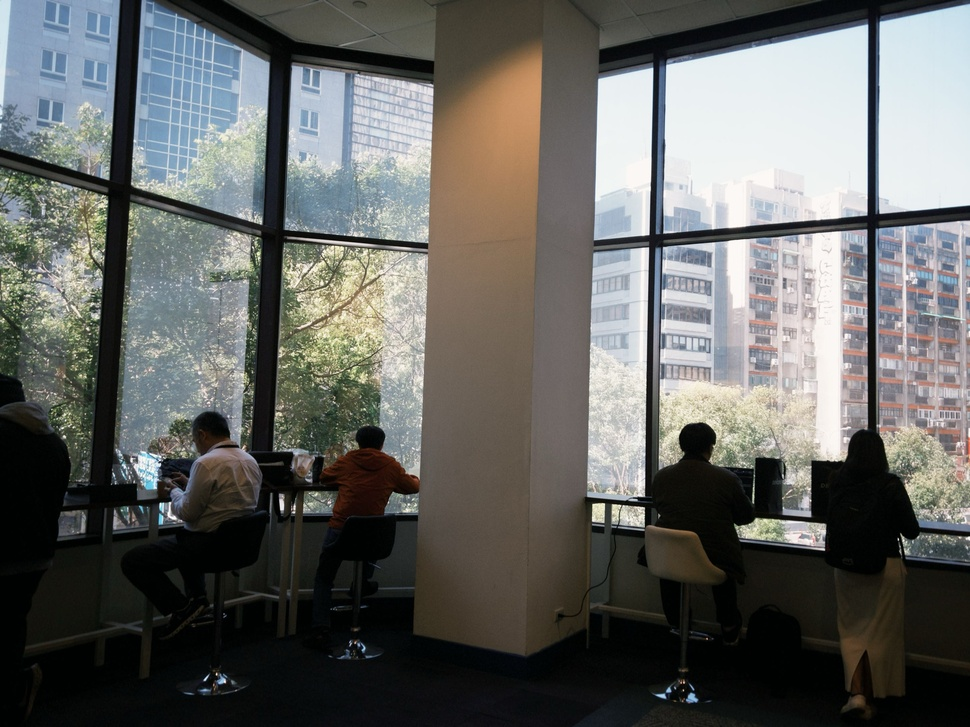
%> input picture Image-Enhancement/assets/P01.jpg, 970 x 727 px, shrunk from 2880 x 2160 before the run; the run also reads 2 pictures not shown here
$ octave task_a.m   (GNU Octave 9; MATLAB toolbox functions it lacks are replaced by stand-ins)
%> lines starting %> are read from the running program, lines starting %| are printed output that depends on the picture
%[text] # Task A: 圖像診斷與數據分析
%[text] 計算 P01、P02、P03、T01、T02 五張影像的灰階 Mean、Std 及 RGB 各通道平均值，並繪製灰階直方圖以判斷問題類型。
%%
%[text] ## 統計計算
imgs  = {'assets/P01.jpg','assets/P02.jpg','assets/P03.jpg', ...
         'assets/T01.jpg','assets/T02.jpg'};
names = {'P01','P02','P03','T01','T02'};
n = numel(imgs);
means   = zeros(n,1);
stds    = zeros(n,1);
r_means = zeros(n,1);
g_means = zeros(n,1);
b_means = zeros(n,1);
for i = 1:n
    img  = imread(imgs{i});
%> img is the input picture: size 727x970x3 uint8; mean R, G, B 100.1, 101.1, 98.2
    if size(img,3) == 1
        img = repmat(img,1,1,3);
    end
    gray = rgb2gray(img);
    gd   = double(gray(:));
    means(i)   = mean(gd);
    stds(i)    = std(gd);
    r_means(i) = mean(double(img(:,:,1)), 'all');
    g_means(i) = mean(double(img(:,:,2)), 'all');
    b_means(i) = mean(double(img(:,:,3)), 'all');
end
%> pass 2 of the loop `for i = 1:n`:
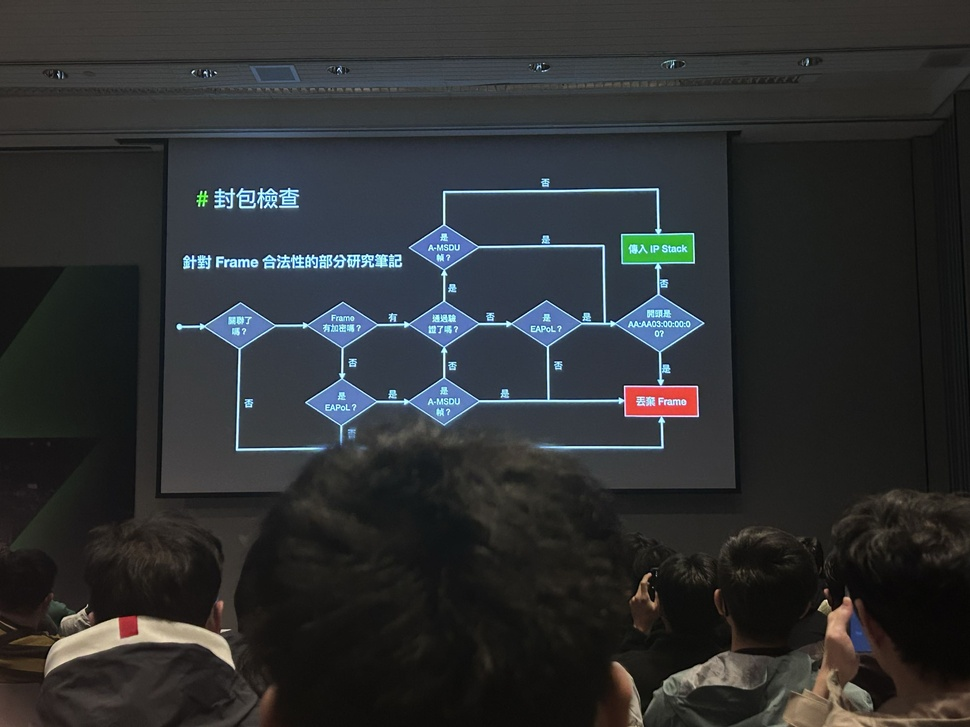
%> input picture Image-Enhancement/assets/P02.jpg, 970 x 727 px, shrunk from 2880 x 2160 before the run
%> img is the input picture: size 727x970x3 uint8; mean R, G, B 46.1, 48.3, 49.9
%> `gray = rgb2gray(img);`:
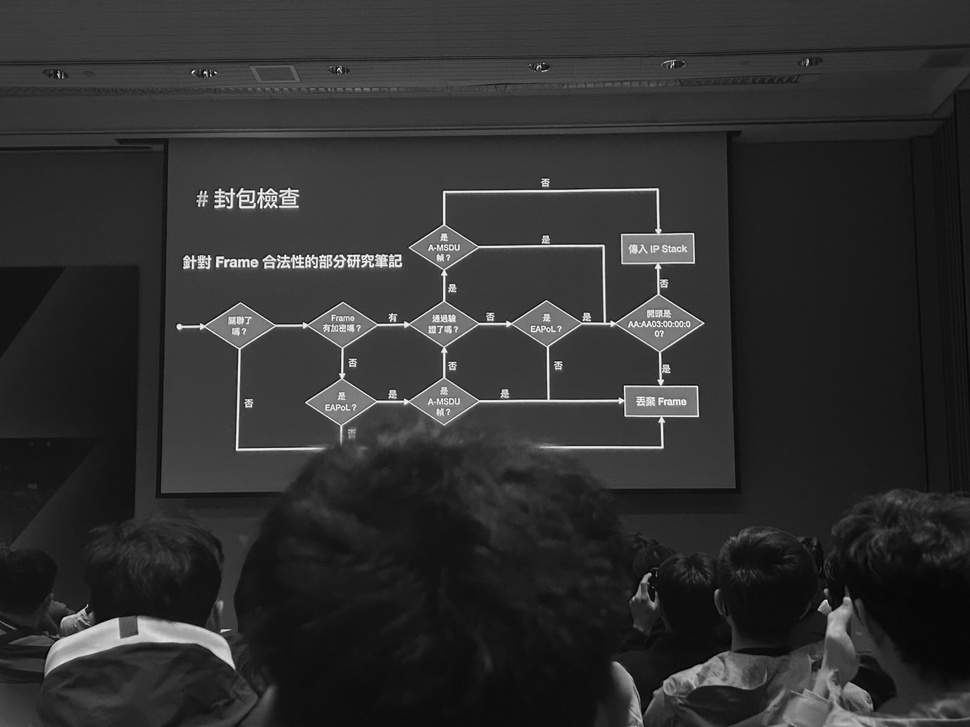
%> gray: size 727x970 uint8; min 0, max 253, mean 47.8
%> pass 3 of the loop `for i = 1:n`:
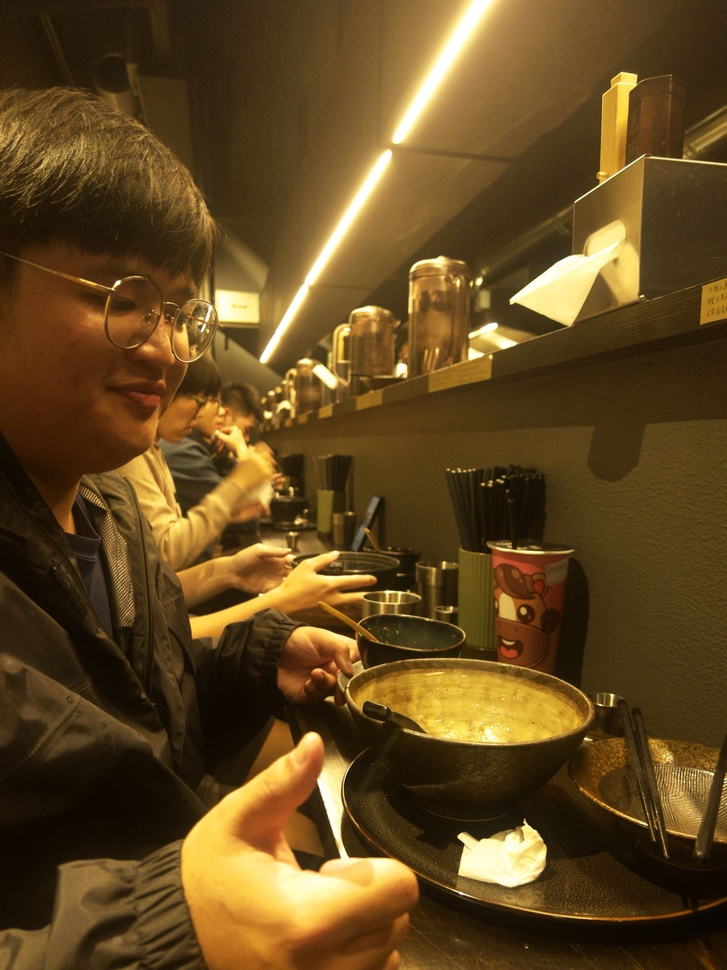
%> input picture Image-Enhancement/assets/P03.jpg, 727 x 970 px, shrunk from 2160 x 2880 before the run
%> img is the input picture: size 970x727x3 uint8; mean R, G, B 99, 72.9, 32.5
%> `gray = rgb2gray(img);`:
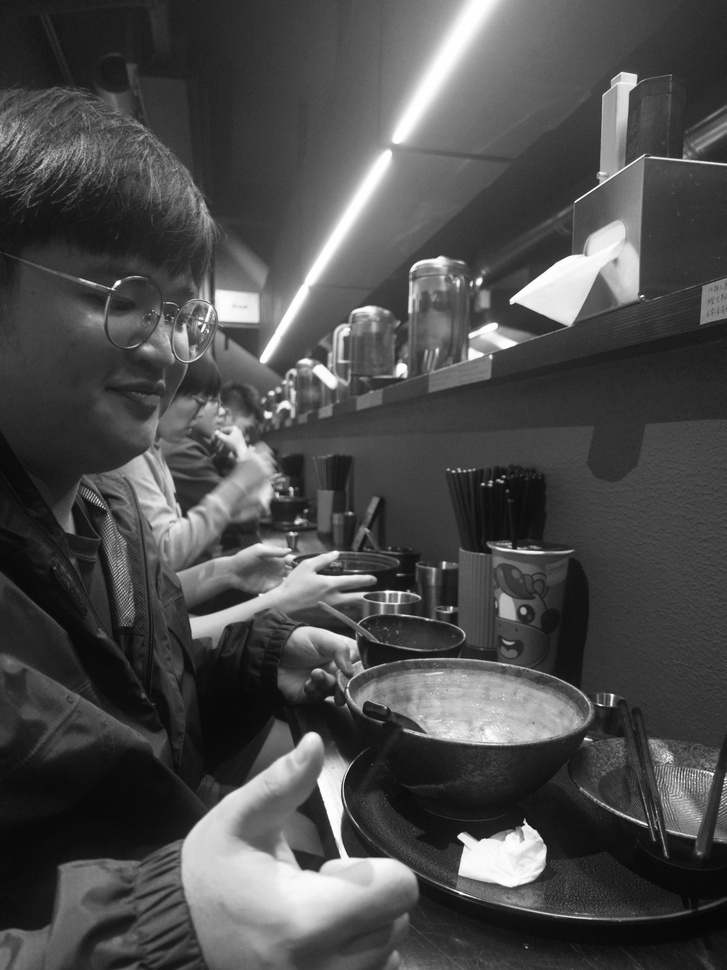
%> gray: size 970x727 uint8; min 5, max 255, mean 76.1
%> the loop made 5 passes; the first 3 are shown
%%
%[text] ## 統計結果表格
%[text] 各圖灰階 Mean、Std 及 RGB 各通道平均值如下。
T = table(names', means, stds, r_means, g_means, b_means, ...
    'VariableNames', {'Image','Mean','Std','R_Mean','G_Mean','B_Mean'});
disp(T)
%%
%[text] ## 判斷依據
%[text] - **P01（亮度問題）**：Mean 偏低（暗）或偏高（亮），直方圖整體偏左或偏右。
%[text] - **P02（對比度問題）**：Mean ≈ 128，Std 明顯偏小，直方圖集中於中段。
%[text] - **P03（色彩問題）**：RGB 三通道平均值差異顯著（> 15），直方圖可見通道失衡。\
%%
%[text] ## 直方圖 — P01（亮度問題）
img  = imread('assets/P01.jpg');
gray = rgb2gray(img);
histogram(double(gray(:)), 256, 'BinLimits', [0,255])
title(sprintf('P01  Mean=%.1f  Std=%.1f', means(1), stds(1)))
xlabel('像素值'); ylabel('像素數量')
%> after `ylabel('像素數量')`:
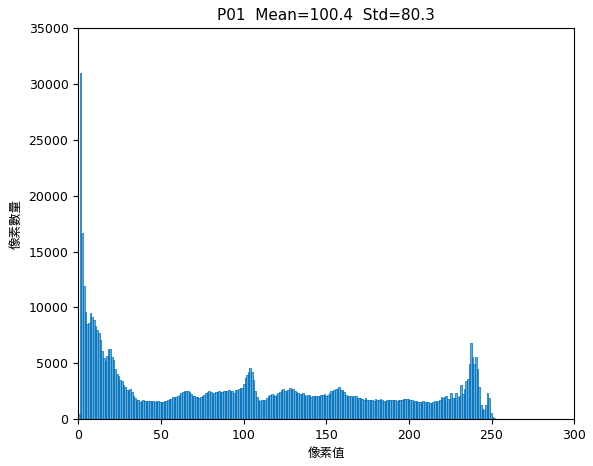
%> figure redrawn from the program's plot data; tallest bar 31018 high, from x = 0.996 to 1.99
saveas(gcf, 'output_hist_P01.png')
%%
%[text] ## 直方圖 — P02（對比度問題）
img  = imread('assets/P02.jpg');
gray = rgb2gray(img);
histogram(double(gray(:)), 256, 'BinLimits', [0,255])
title(sprintf('P02  Mean=%.1f  Std=%.1f', means(2), stds(2)))
xlabel('像素值'); ylabel('像素數量')
%> after `ylabel('像素數量')`:
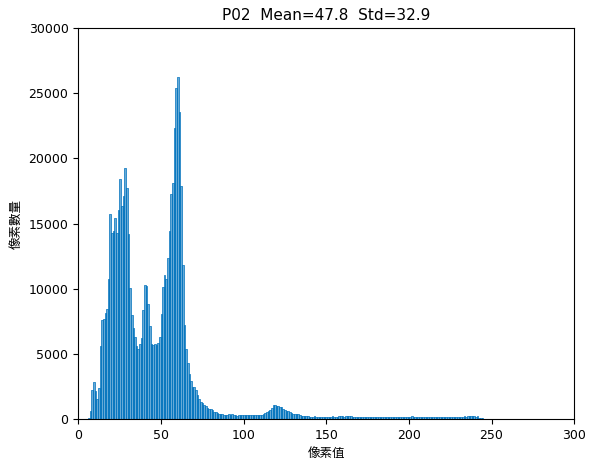
%> figure redrawn from the program's plot data; tallest bar 26255 high, from x = 59.77 to 60.76
saveas(gcf, 'output_hist_P02.png')
%%
%[text] ## 直方圖 — P03（色彩問題）
img  = imread('assets/P03.jpg');
gray = rgb2gray(img);
histogram(double(gray(:)), 256, 'BinLimits', [0,255])
title(sprintf('P03  Mean=%.1f  Std=%.1f', means(3), stds(3)))
xlabel('像素值'); ylabel('像素數量')
%> after `ylabel('像素數量')`:
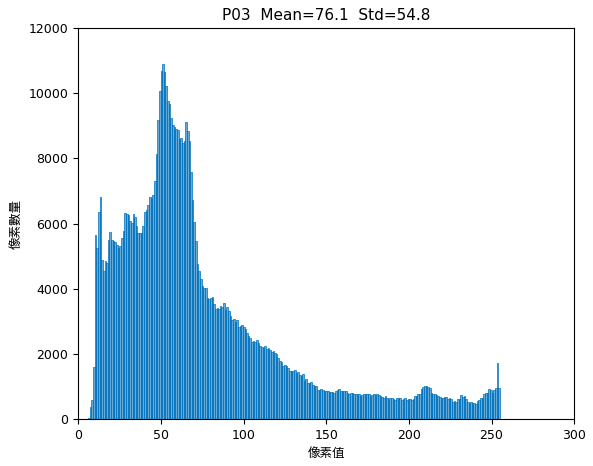
%> figure redrawn from the program's plot data; tallest bar 10906 high, from x = 50.8 to 51.8
saveas(gcf, 'output_hist_P03.png')
%%
%[text] ## 直方圖 — T01
img  = imread('assets/T01.jpg');
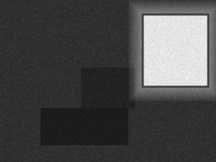
%> input picture Image-Enhancement/assets/T01.jpg, 216 x 162 px, shrunk from 640 x 480 before the run
%> img is the input picture: size 162x216 uint8; min 20, max 242, mean 73
if size(img,3) == 3; gray = rgb2gray(img); else; gray = img; end
histogram(double(gray(:)), 256, 'BinLimits', [0,255])
title(sprintf('T01  Mean=%.1f  Std=%.1f', means(4), stds(4)))
xlabel('像素值'); ylabel('像素數量')
saveas(gcf, 'output_hist_T01.png')
%%
%[text] ## 直方圖 — T02
img  = imread('assets/T02.jpg');
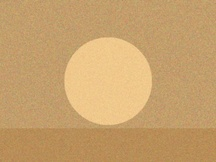
%> input picture Image-Enhancement/assets/T02.jpg, 216 x 162 px, shrunk from 640 x 480 before the run
%> img is the input picture: size 162x216x3 uint8; mean R, G, B 199.9, 161.5, 108.8
if size(img,3) == 3; gray = rgb2gray(img); else; gray = img; end
%> after `gray = rgb2gray(img)`:
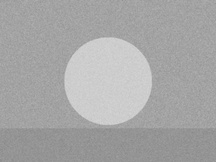
%> gray: size 162x216 uint8; min 136, max 214, mean 167
histogram(double(gray(:)), 256, 'BinLimits', [0,255])
title(sprintf('T02  Mean=%.1f  Std=%.1f', means(5), stds(5)))
xlabel('像素值'); ylabel('像素數量')
%> after `ylabel('像素數量')`:
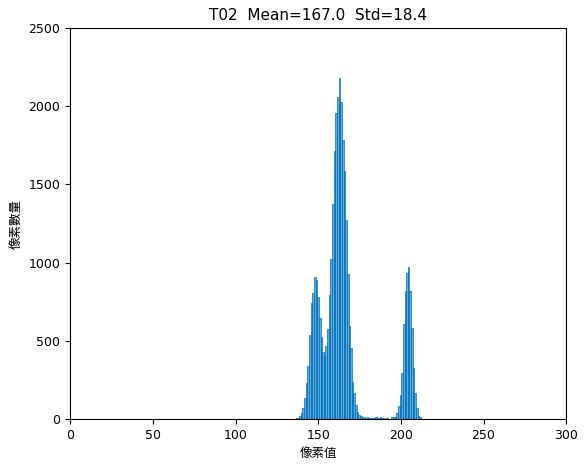
%> figure redrawn from the program's plot data; tallest bar 2180 high, from x = 162.4 to 163.4
saveas(gcf, 'output_hist_T02.png')
%[text]

%[appendix]{"version":"1.0"}
%---
%[metadata:view]
%   data: {"layout":"inline"}
%---
